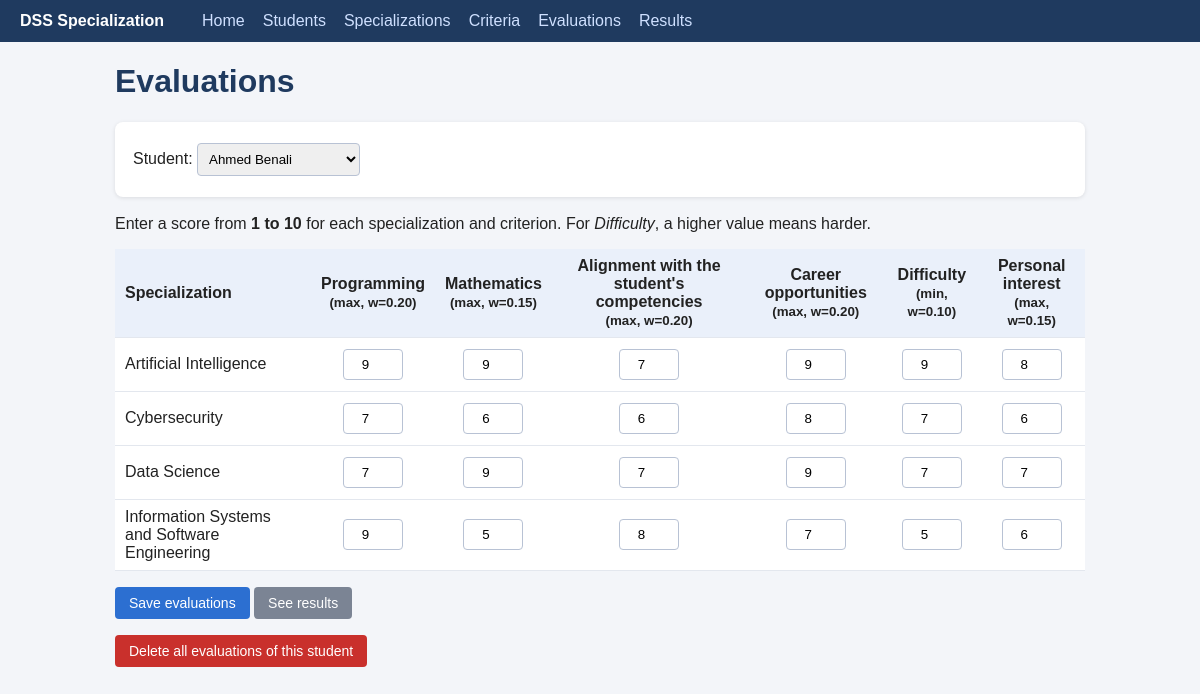
The app's page /evaluations.php?student_id=1 with its own data.
### tables this page shows
CREATE TABLE criteria (
  id INT AUTO_INCREMENT PRIMARY KEY,
  name VARCHAR(100) NOT NULL,
  type ENUM('max','min') NOT NULL DEFAULT 'max',
  weight DECIMAL(4,2) NOT NULL DEFAULT 0.00
);

CREATE TABLE specializations (
  id INT AUTO_INCREMENT PRIMARY KEY,
  name VARCHAR(100) NOT NULL,
  description VARCHAR(255) NULL
);

CREATE TABLE evaluations (
  id INT AUTO_INCREMENT PRIMARY KEY,
  student_id INT NOT NULL,
  specialization_id INT NOT NULL,
  criterion_id INT NOT NULL,
  score TINYINT NOT NULL,
  UNIQUE KEY uniq_eval (student_id, specialization_id, criterion_id),
  CONSTRAINT chk_score CHECK (score BETWEEN 1 AND 10),
  FOREIGN KEY (student_id) REFERENCES students(id) ON DELETE CASCADE,
  FOREIGN KEY (specialization_id) REFERENCES specializations(id) ON DELETE CASCADE,
  FOREIGN KEY (criterion_id) REFERENCES criteria(id) ON DELETE CASCADE
);

### config.php (called while the page is built, shortened)
<?php
function e($s) {
    return htmlspecialchars((string)$s, ENT_QUOTES, 'UTF-8');
}

### evaluations.php (the view, shortened to what this page needs)
<?php
require 'config.php';
$students = $pdo->query("SELECT * FROM students ORDER BY name")->fetchAll();
$specs    = $pdo->query("SELECT * FROM specializations ORDER BY id")->fetchAll();
$crit     = $pdo->query("SELECT * FROM criteria ORDER BY id")->fetchAll();
$sid = (int)($_GET['student_id'] ?? 0);
$ev = [];
if ($sid) {
    $st = $pdo->prepare("SELECT specialization_id, criterion_id, score FROM evaluations WHERE student_id=?");
    $st->execute([$sid]);
    foreach ($st->fetchAll() as $r) {
        $ev[$r['specialization_id']][$r['criterion_id']] = $r['score'];
    }
}
include 'header.php';
?>
<h1>Evaluations</h1>
<div class="card">
  <form method="get">
    Student:
    <select name="student_id" onchange="this.form.submit()">
      <?php foreach ($students as $s): ?>
        <option value="<?= (int)$s['id'] ?>" <?= $sid == $s['id'] ? 'selected' : '' ?>><?= e($s['name']) ?></option>
      <?php endforeach; ?>
    </select>
  </form>
</div>
<?php if ($sid): ?>
<p>Enter a score from <strong>1 to 10</strong> for each specialization and criterion.
For <em>Difficulty</em>, a higher value means harder.</p>
<form method="post">
  <table>
    <tr>
      <th>Specialization</th>
      <?php foreach ($crit as $c): ?>
        <th class="c"><?= e($c['name']) ?><br><small>(<?= $c['type'] ?>, w=<?= number_format((float)$c['weight'], 2) ?>)</small></th>
      <?php endforeach; ?>
    </tr>
    <?php foreach ($specs as $s): ?>
    <tr>
      <td><?= e($s['name']) ?></td>
      <?php foreach ($crit as $c): ?>
        <td class="c">
          <input class="score" type="number" min="1" max="10"
                 name="score[<?= (int)$s['id'] ?>][<?= (int)$c['id'] ?>]"
                 value="<?= e($ev[$s['id']][$c['id']] ?? '') ?>">
        </td>
      <?php endforeach; ?>
    </tr>
    <?php endforeach; ?>
  </table>
  <p><button type="submit">Save evaluations</button>
     <a class="btn grey" href="results.php?student_id=<?= $sid ?>">See results</a></p>
</form>
<form method="post" onsubmit="return confirm('Delete ALL evaluations of this student?')">
  <button class="danger" type="submit">Delete all evaluations of this student</button>
</form>
<?php endif; ?>
<?php include 'footer.php'; ?>

### style.css (style rules this page uses)
* { box-sizing: border-box; }
body { font-family: Arial, sans-serif; margin: 0; background: #f3f5f9; color: #222; }
h1 { color: #1f3a5f; }
.card { background: #fff; border-radius: 8px; padding: 18px; margin-bottom: 18px; box-shadow: 0 1px 4px rgba(0,0,0,.1); }
table { width: 100%; border-collapse: collapse; background: #fff; }
th, td { padding: 8px 10px; border-bottom: 1px solid #e3e7ee; text-align: left; }
th { background: #eaf0fa; }
td.c, th.c { text-align: center; }
input[type=text], input[type=email], input[type=number], select { padding: 7px; border: 1px solid #b8c2d4; border-radius: 4px; margin: 3px 0; }
input[type=number].score { width: 60px; text-align: center; }
button, .btn { background: #2c6fd1; color: #fff; border: 0; padding: 8px 14px; border-radius: 4px; cursor: pointer; text-decoration: none; font-size: 14px; display: inline-block; }
.danger { background: #c9302c; }
.grey { background: #7b8494; }

### records on screen
criteria: name "Programming", type "max", weight "0.20"
criteria: name "Mathematics", type "max", weight "0.15"
criteria: name "Alignment with the student's competencies", type "max", weight "0.20"
criteria: name "Career opportunities", type "max", weight "0.20"
criteria: name "Difficulty", type "min", weight "0.10", id "5"
criteria: name "Personal interest", type "max", weight "0.15", id.criterion_id "6", id "6"
specializations: name "Artificial Intelligence", id "9", id "7", id "8"
specializations: name "Cybersecurity", id.score "7", id.criterion_id "6", id "8"
specializations: name "Data Science", id "7", id "9"
specializations: name "Information Systems and Software Engineering", id "9", id "5", id "8", id "7"

### other values on screen
form field student_id "Ahmed Benali"
